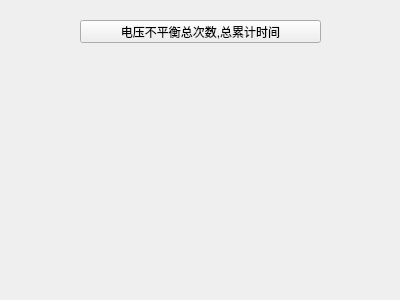
<?xml version="1.0" encoding="UTF-8"?>
<ui version="4.0">
 <class>voltageimbalance</class>
 <widget class="QWidget" name="voltageimbalance">
  <property name="geometry">
   <rect>
    <x>0</x>
    <y>0</y>
    <width>400</width>
    <height>300</height>
   </rect>
  </property>
  <property name="windowTitle">
   <string>Form</string>
  </property>
  <widget class="QPushButton" name="Avoltageimbalance">
   <property name="geometry">
    <rect>
     <x>80</x>
     <y>20</y>
     <width>241</width>
     <height>23</height>
    </rect>
   </property>
   <property name="text">
    <string>电压不平衡总次数,总累计时间</string>
   </property>
  </widget>
 </widget>
 <resources/>
 <connections/>
</ui>
